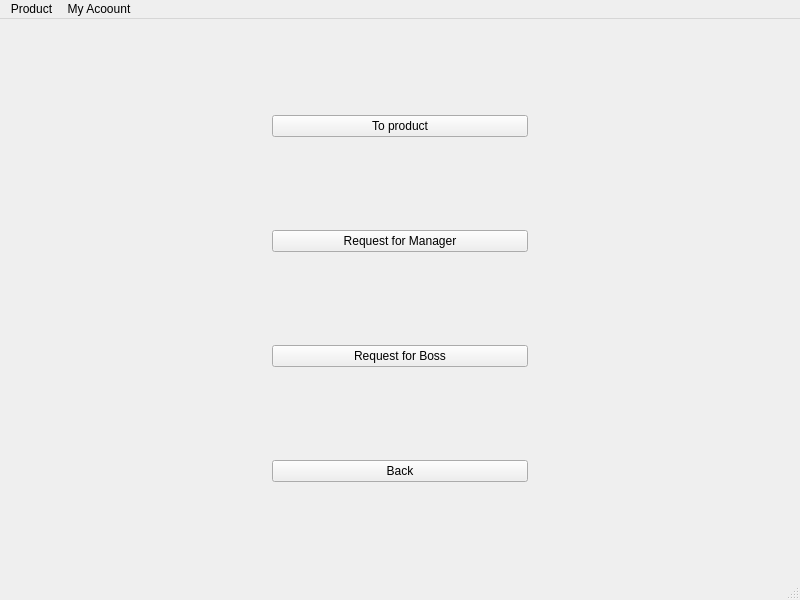
<?xml version="1.0" encoding="UTF-8"?>
<ui version="4.0">
 <class>WorkerMenu</class>
 <widget class="QMainWindow" name="WorkerMenu">
  <property name="geometry">
   <rect>
    <x>0</x>
    <y>0</y>
    <width>800</width>
    <height>600</height>
   </rect>
  </property>
  <property name="windowTitle">
   <string>MainWindow</string>
  </property>
  <widget class="QWidget" name="centralwidget">
   <layout class="QGridLayout" name="gridLayout">
    <item row="0" column="0" rowspan="4">
     <widget class="QWidget" name="widget" native="true"/>
    </item>
    <item row="0" column="1">
     <widget class="QPushButton" name="pushButton">
      <property name="text">
       <string>To product</string>
      </property>
     </widget>
    </item>
    <item row="0" column="2" rowspan="4">
     <widget class="QWidget" name="widget_2" native="true"/>
    </item>
    <item row="1" column="1">
     <widget class="QPushButton" name="pushButton_2">
      <property name="text">
       <string>Request for Manager</string>
      </property>
     </widget>
    </item>
    <item row="2" column="1">
     <widget class="QPushButton" name="pushButton_4">
      <property name="text">
       <string>Request for Boss</string>
      </property>
     </widget>
    </item>
    <item row="3" column="1">
     <widget class="QPushButton" name="pushButton_3">
      <property name="text">
       <string>Back</string>
      </property>
     </widget>
    </item>
   </layout>
  </widget>
  <widget class="QMenuBar" name="menubar">
   <property name="geometry">
    <rect>
     <x>0</x>
     <y>0</y>
     <width>800</width>
     <height>21</height>
    </rect>
   </property>
   <widget class="QMenu" name="menuProduct">
    <property name="title">
     <string>Product</string>
    </property>
    <addaction name="actionAdd_Product"/>
    <addaction name="actionDelete_Product"/>
    <addaction name="separator"/>
    <addaction name="actionPush_Request_to_Manager"/>
    <addaction name="actionPush_Request_to_Boss"/>
   </widget>
   <widget class="QMenu" name="menuMy_Acoount">
    <property name="title">
     <string>My Acoount</string>
    </property>
   </widget>
   <addaction name="menuProduct"/>
   <addaction name="menuMy_Acoount"/>
  </widget>
  <widget class="QStatusBar" name="statusbar"/>
  <action name="actionAdd_Product">
   <property name="text">
    <string>Add Product</string>
   </property>
  </action>
  <action name="actionDelete_Product">
   <property name="text">
    <string>Delete Product</string>
   </property>
  </action>
  <action name="actionPush_Request_to_Manager">
   <property name="text">
    <string>Push Request to Manager</string>
   </property>
  </action>
  <action name="actionPush_Request_to_Boss">
   <property name="text">
    <string>Push Request to Boss</string>
   </property>
  </action>
 </widget>
 <resources/>
 <connections/>
</ui>
